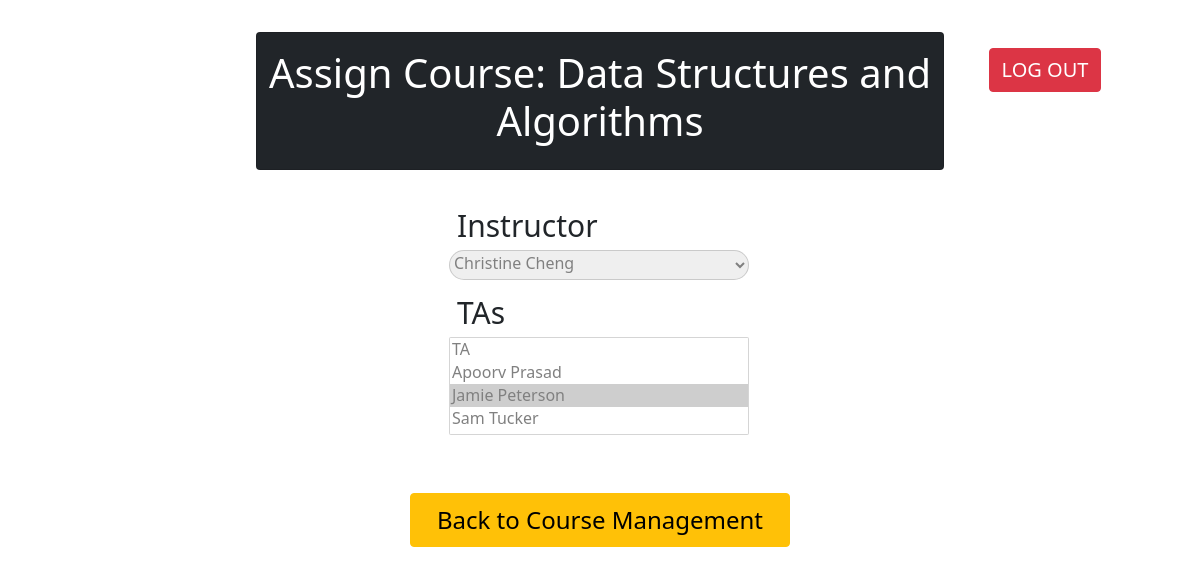
/assignToCourse/356/ (signed in), run on the app's committed database.
### proj_app/models.py (models this page shows)
class CourseModel(models.Model):
    course_id = models.AutoField(primary_key=True)
    dept_code = models.CharField(max_length=20, choices=Department.choices)
    name = models.CharField(max_length=50)
    assigned_instructor = models.ForeignKey(MyUserModel, on_delete=models.SET_NULL, related_name="instructor", null=True)
    assigned_tas = models.ManyToManyField(MyUserModel, related_name="tas")

class MyUserModel(models.Model):
    user_id = models.AutoField(primary_key=True)
    name = models.CharField(max_length=50)
    email = models.CharField(max_length=100)
    password = models.CharField(max_length=20)
    address = models.CharField(max_length=100)
    phone_number = models.CharField(max_length=12)
    role = models.IntegerField()

### proj_app/views.py (the view, shortened to what this page needs)
# urls.py: path('assignToCourse/<int:id>/', AssignToCourse.as_view()),
class AssignToCourse(View):
    def get(self, request, id):
        try:
            request.session["currentUser"]
        except KeyError:
            return redirect('/')
        try:
            role_id = request.session["currentRole"]
            if role_id != 0 and role_id != 1:
                return redirect('/home/')
        except KeyError:
            return redirect('/')
        curCourse = CourseModel.objects.get(course_id=id)
        user = MyUserModel.objects.get(email=request.session["currentUser"])
        values = {
            'course': curCourse,
            'instructorList': list(MyUserModel.objects.filter(role=1).all()),
            'taList': list(MyUserModel.objects.filter(role=2).all()),
            'user': user,
        }
        print(curCourse.assigned_instructor)
        if (len(values['instructorList']) < 1) :
            return render(request, "mainTemplates/assignToCoursePage.html",{'error': 'There is no instructor to assign'})
        if (len(values['taList']) < 1) :
            return render(request, "mainTemplates/assignToCoursePage.html",{'error': 'There is no TA to assign'})
        if (curCourse.assigned_instructor is not None):
            values['instructor'] = curCourse.assigned_instructor
        if (curCourse.assigned_tas is not None ):
            values['tas'] = list(curCourse.assigned_tas.all())
        return render(request, "mainTemplates/assignToCoursePage.html", values)

### templates/mainTemplates/assignToCoursePage.html (shortened to what this page needs)
{% extends "base.html" %}
{% block content %}
    <div class="container">
        <div class="row m-4">
            <div class="col-2">   </div>
                <div class="col-8">
                    <div class="card text-white bg-dark text-center my-2 py-3">
                        <h1>Assign Course: {{course.name}}</h1>
                    </div>
                </div>
            <div class="col-2 text-center">
                <a href = '/' type="button" class="btn btn-danger my-4" style="font-size: 20px">LOG OUT</a>
            </div>
        </div>
    </div>
<form action="/assignToCourse/{{ course.course_id }}/" method="post">
<div class="container" align="center">
    <table>
        <tr>
            <td><label style="font-size: 30px" class="px-2" for="instructor">Instructor</label></td>
        </tr>
        <tr>
            <td>
            <div align="center">
                <select {% if user.role == 1%} disabled {% endif %} style="border-radius: 45px;width: 300px" type="text" class="mb-2 pb-1" name="instructor">
                <option selected value="{{ instructor.user_id }}">{{instructor.name}}</option>
                </select>
            </div>
            </td>
            <td>{{ v_instructor }}</td>
        </tr>
        <tr>
            <td><label style="font-size: 30px" class="px-2" for="tas">TAs</label></td>
        </tr>
        <tr>
            <td>
                <select style="width: 300px" type="text" class="mb-2 pb-1" multiple{% if user.role == 1%} disabled {% endif %} name="taIDs">
                    {% for i in taList %}
                         {% if i in tas%}
                            <option selected value="{{ i.user_id }}">{{ i.name }} </option>
                         {% else %}
                            <option value="{{ i.user_id }}">{{ i.name }}</option>
                         {% endif %}
                    {% endfor %}
                 </select>
            </td>
            <td>{{ v_tas }}</td>
        </tr>
    </table>
</div>
    </form>
    <div class="container">
        <div class="row">
            <div class="col-3"></div>
                <a href = '/courses/' type="button" class="btn btn-warning col-4 mx-auto my-5 py-2" style="font-size: 24px">Back to Course Management</a>
            <div class="col-3"></div>
        </div>
    </div>
{% endblock %}

### data on the page
CourseModel: name "Data Structures and Algorithms"
MyUserModel: instructor "Christine Cheng"

### other printed values
form field taIDs "TA / Apoorv Prasad / Jamie Peterson ☑ / Sam Tucker"
